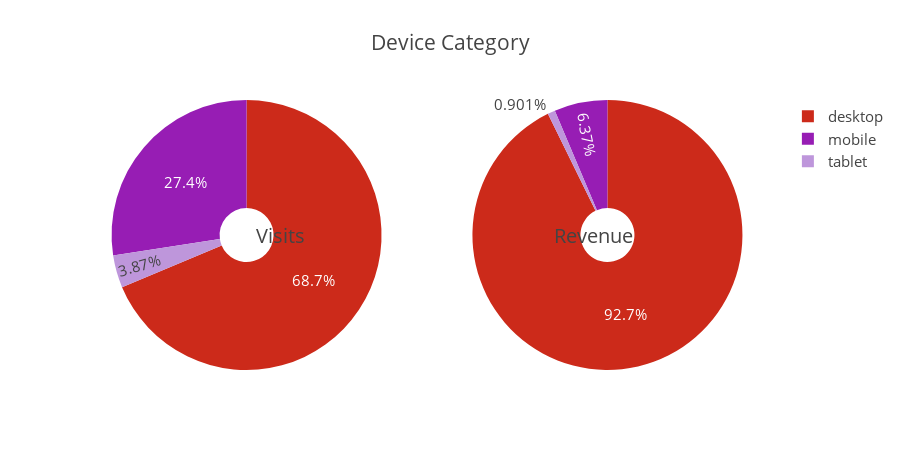

Here is the notebook cell this chart was saved with:
### Markdown cell above
## Device Category feature

### Code cell
sns.set_palette(flatui) 
PieChart("device.deviceCategory", "Device Category")

### Figure 1 — Plotly figure (JSON) as saved in the notebook; plotly's stock layout.template omitted (floating-point values rounded to 4 significant figures)
{"data": [{"domain": {"x": [0, 0.48]}, "hole": 0.2, "hoverinfo": "label+percent+name", "labels": ["desktop", "mobile", "tablet"], "marker": {"colors": ["#CC2A1A", "#971DB4", "#BE96DB", "#BD0A6E", "#A0FE23", "#0571F9", "#A58AD8", "#626729", "#AAFD36", "#E68AAB", "#1F5723", "#A067BD", "#5B9756", "#1F429C", "#D5F2CB"]}, "name": "% Acesses", "showlegend": true, "type": "pie", "uid": "7e3d58c9-4e99-4381-a77b-c542dfbe8d5f", "values": [58703, 23452, 3311]}, {"domain": {"x": [0.52, 1]}, "hole": 0.2, "hoverinfo": "label+percent+name", "labels": ["desktop", "mobile", "tablet"], "name": "% Revenue", "showlegend": false, "type": "pie", "uid": "ffda5bdc-3310-43d7-ad9d-b206a1d05977", "values": [14360.0, 986.1, 139.5]}], "layout": {"annotations": [{"font": {"size": 20}, "showarrow": false, "text": "Visits", "x": 0.25, "y": 0.5}, {"font": {"size": 20}, "showarrow": false, "text": "Revenue", "x": 0.8, "y": 0.5}], "font": {"size": 15}, "height": 450, "title": {"text": "Device Category"}}}
